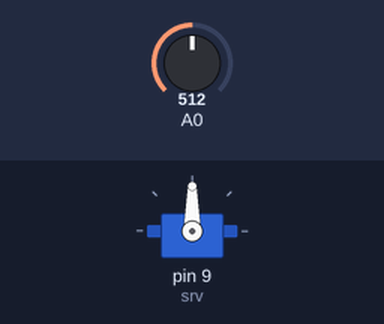
A sketch run on a simulated Arduino Uno, built with avr-gcc and run on an emulated ATmega328P. Shown: servo. Inputs (shaded band) come from the test bench; at power-on: A0 = 512.

Above: at 1.2 s.
1.3 s: A0 set to 716
At 2.3 s:
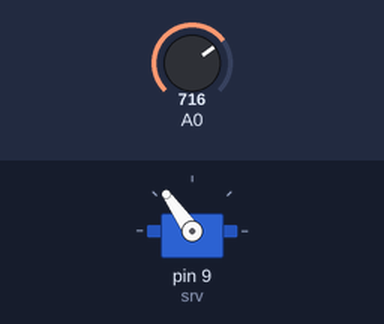
2.8 s: A0 set to 900
At 3.3 s:
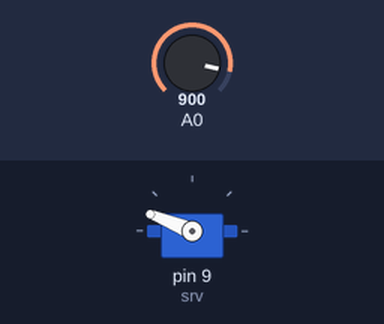
4.3 s: A0 set to 1023
At 5.5 s:
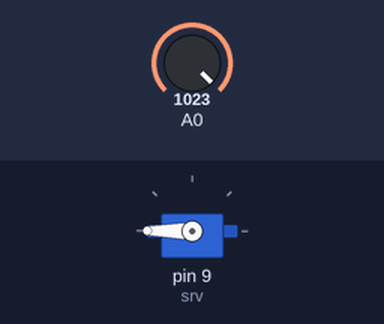
5.8 s: A0 set to 306
At 6.6 s:
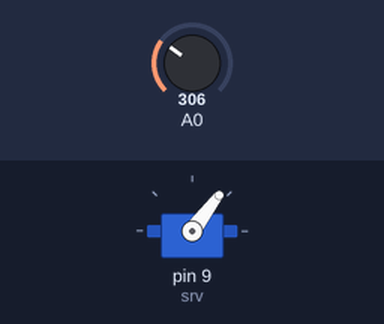
7.3 s: A0 set to 122
At 7.6 s:
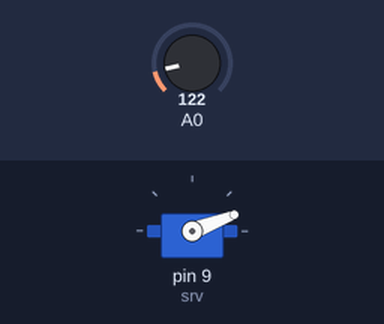
Timing chart, 0 to 9.8 s (numbered marks = the images above; inputs shaded):
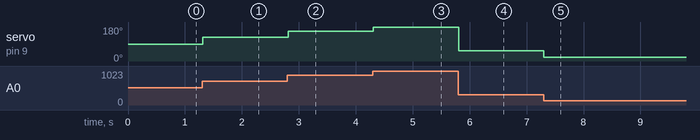

The sketch:

sketch_dec10c.ino
```cpp
#include <Servo.h>
Servo srv;
void setup() {
 srv.attach(9);

}

void loop() {
int x = analogRead(A0);
int ang = map(x,0,1023,0,180);
srv.write(ang);
delay(20);
}
```

Measured:
- after the input at 1.3 s, servo on pin 9 (srv): 90° → 125° at once
- after the input at 2.8 s, servo on pin 9 (srv): 125° → 158° at once
- after the input at 4.3 s, servo on pin 9 (srv): 158° → 180° at once
- after the input at 5.8 s, servo on pin 9 (srv): 180° → 53° at once
- after the input at 7.3 s, servo on pin 9 (srv): 53° → 21° at once
